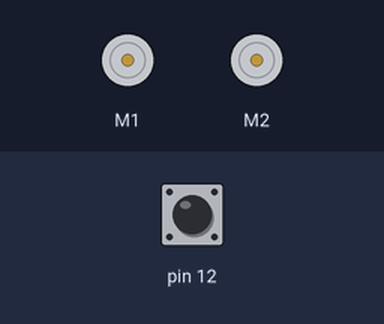
The sketch below on a simulated Arduino Uno, built with avr-gcc and run on an emulated ATmega328P. Parts: 2 × DC motor (green arrow = forward, orange = backward, longer = faster). The test bench sets the inputs (shaded band); at power-on: pin 12 HIGH.

Above: at 0.8 s.
0.9 s: pin 12 pulled LOW for 0.15 s
At 2.7 s:
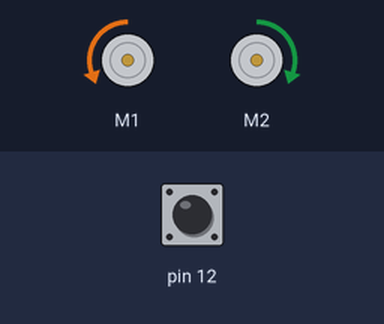
At 3.54 s:
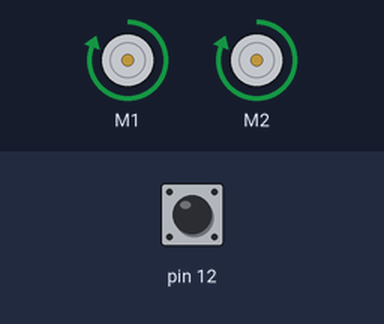
Timing chart, 0 to 10.0 s (numbered marks = the images above; inputs shaded):
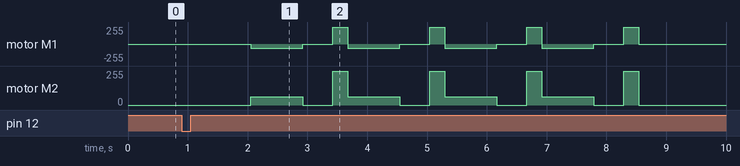

The sketch:

SQUARE-15cm.ino
```cpp
#include <Wire.h>
#include <ZumoShield.h>

ZumoMotors motors;
Pushbutton button(ZUMO_BUTTON);
int lastError = 0;

const int MAX_SPEED = 400;

void setup() {
  // put your setup code here, to run once:
button.waitForButton();
}

void loop() {
  // put your main code here, to run repeatedly:
delay(1000);
for (int i = 0; i < 4; i++)
{
motors.setSpeeds(-100, 100);
delay(870);
motors.setSpeeds(0,0);
delay(500);
motors.setSpeeds(400, 400);
delay(250);
}
motors.setSpeeds(0,0);
delay(20000);
}
```

Measured:
- after the input at 0.9 s, motor M1: stopped → backward 63/255 after 1.2 s, then repeats every 1.6 s: stopped 0.50 s, forward 255/255 0.25 s, backward 63/255 0.87 s; motor M2: stopped → forward 63/255 after 1.2 s, then repeats every 1.6 s: stopped 0.50 s, forward 255/255 0.25 s, forward 63/255 0.87 s
